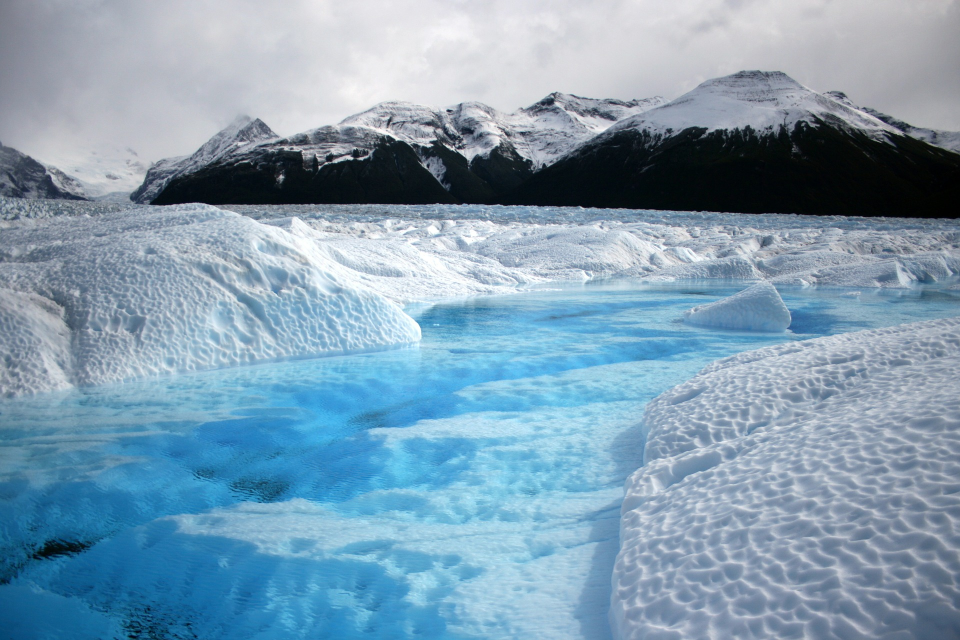
#> input picture digital image processing/chapter_2/pictures/light-tones.jpg, 1920 x 1280 px, found by its file name (shown at 1/2 size)
$ python histogram.py
#> lines starting #> are read from the running program, lines starting #| are printed output that depends on the picture

import cv2 as cv
import sys
import numpy as np
import copy
import math
from matplotlib import pyplot as plt
from matplotlib import ticker


sys.path.append("D:/common")
import misc_utils
import math_utils
import opencv


# [177 lines left out: functions enhanceImageClarity, enhanceBackgroundBrightness, enhanceAllBrightness, BGR_Histogram2D, not called in this run]

def HSI_Histogram2D():
    """
    描述: 显示HSI图像模型的HS通道的2D直方图
    参数: None
    返回: None
    """
    def show_histogram_2d(image):
        """
        描述: 显示HSI模型的前两个通道值的2D直方图
        参数: image: HSI通道图像，narray, shape(m,n,3)
        返回: None
        参考: https://matplotlib.org/gallery/axes_grid1/simple_colorbar.html#sphx-glr-gallery-axes-grid1-simple-colorbar-py
              https://matplotlib.org/gallery/axes_grid1/demo_colorbar_with_axes_divider.html
        """
        import matplotlib.pyplot as plt
        import numpy as np
        from mpl_toolkits.axes_grid1 import make_axes_locatable

        # 创建1*1子图
        fig, axes = plt.subplots(nrows=1, ncols=1)

        axes.set_title('2D HSI Color Histogram')
        axes.set_xlabel('S')
        axes.set_ylabel('H')

        # 行为y坐标，列为x坐标
        hist = cv.calcHist([image], [0,1], None, [180, 256], [0, 180, 0, 256])

        # 绘制条2D和彩色条
        im = axes.imshow(hist)
        divider = make_axes_locatable(axes)
        cax = divider.append_axes("right", size="5%", pad=0.05)
        plt.colorbar(im, cax=cax)


    img_light = cv.imread('pictures/light-tones.jpg')
#> img_light is the input picture: shape (1280, 1920, 3); mean B, G, R 176.9, 156.6, 127.6
    cv.imshow("img_light", img_light)
    img_HSV = cv.cvtColor(img_light,cv.COLOR_BGR2HSV)
#> img_HSV: shape (1280, 1920, 3); mean H, S, V 105.1, 80.2, 176.9
    show_histogram_2d(img_HSV)
#> in show_histogram_2d, `hist = cv.calcHist([image], [0,1], None, [180, 256], [0, 180, 0, 256])`:
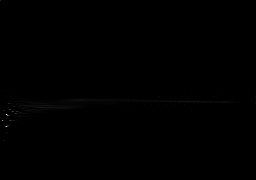
#> hist: shape (180, 256) float32; min 0, max 45625, mean 53.3; drawn with min black and max white
    plt.show()
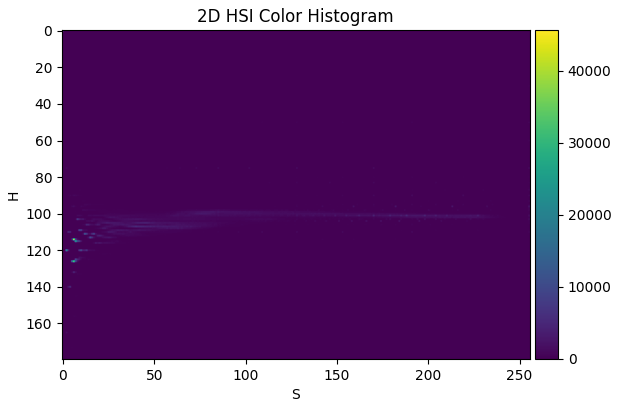
#> figure drawn by matplotlib, 2 panels

if __name__=="__main__":
    # [4 lines of commented-out code are left out]
    HSI_Histogram2D()
